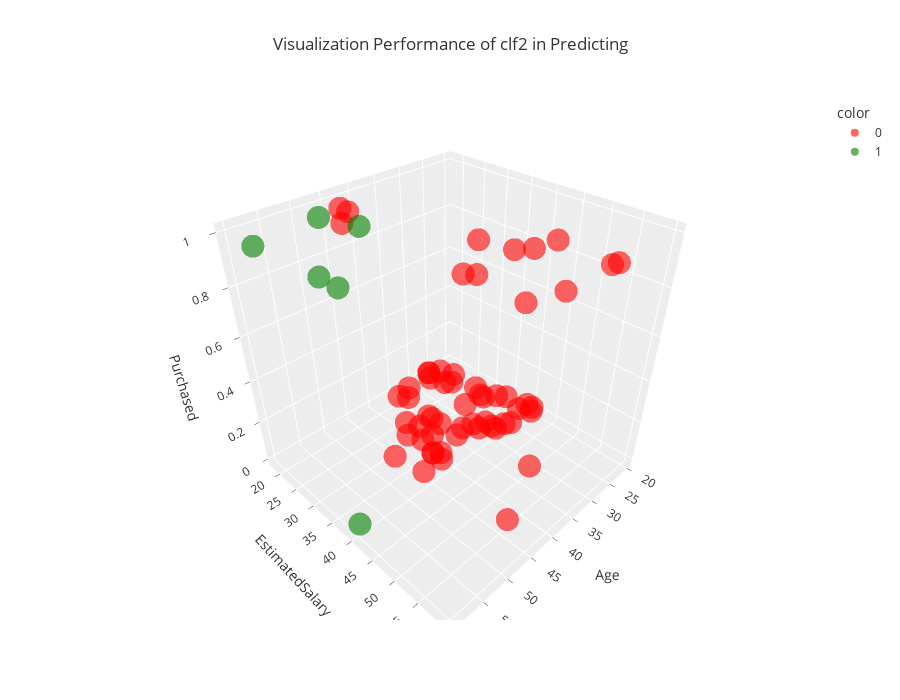

This figure's notebook cell:
### Markdown cell above
Now the performance of the model has improved and reached an accuracy of 0.81. As shown in the confusion matrix and the classification report, due to the lack of data in class 1, the accuracy of this class is low, and the 12 people who decided to purchase were wrongly predicted as class zero. However, the accuracy achieved is good.

### Code cell
%matplotlib inline
x_train, x_test, y_train, y_test = train_test_split(x2, y2, test_size=0.2, random_state=0)
x_test = np.concatenate((x_test, y_test), axis=1)
x_test = pd.DataFrame(x_test, columns=['Gender', 'Age', 'EstimatedSalary', 'Purchased'])

fig = px.scatter_3d(
    data_frame= x_test,
    x=x_test.Age,
    y=x_test.EstimatedSalary,
    z=x_test.Purchased,
    color=clf2.predict(x_test.drop('Purchased', axis=1)).astype(str),
    color_discrete_sequence={0:'red', 1:'green'},
    template='ggplot2',
    opacity=0.6,
    height=700,
    title=f'Visualization Performance of clf2 in Predicting')

pio.show(fig)

### Figure 1 — Plotly figure (JSON) as saved in the notebook; plotly's stock layout.template omitted (floating-point values rounded to 4 significant figures)
{"data": [{"hovertemplate": "color=0<br>Age=%{x}<br>EstimatedSalary=%{y}<br>Purchased=%{z}<extra></extra>", "legendgroup": "0", "marker": {"color": "red", "opacity": 0.6, "symbol": "circle"}, "mode": "markers", "name": "0", "scene": "scene", "showlegend": true, "type": "scatter3d", "x": [31, 45, 29, 24, 41, 32, 47, 35, 46, 33, 41, 38, 27, 40, 39, 24, 41, 26, 20, 38, 33, 42, 38, 32, 27, 43, 35, 48, 31, 24, 29, 20, 26, 22, 34, 21, 45, 32, 28, 26, 23, 47, 32, 39, 36, 46, 40, 29, 21, 35, 23, 22, 41, 45, 35, 25, 26, 35], "y": [35.42, 37.91, 38.22, 31.38, 35.73, 50.67, 58.13, 35.42, 31.69, 59.69, 29.2, 48.49, 19.56, 36.67, 43.2, 19.24, 35.73, 22.67, 38.84, 32.31, 34.8, 59.69, 28.89, 60, 39.47, 54.71, 31.07, 26.09, 36.98, 30.44, 36.67, 40.09, 40.09, 32.93, 21.11, 40.71, 23.29, 49.73, 30.44, 18, 22.04, 48.49, 18.93, 26.4, 50.04, 49.73, 32, 39.16, 34.49, 27.96, 28.27, 38.53, 37.91, 21.42, 19.56, 23.6, 18, 28.89], "z": [0, 0, 0, 0, 0, 1, 1, 0, 0, 1, 0, 1, 0, 0, 1, 0, 0, 0, 0, 0, 0, 1, 0, 1, 0, 0, 0, 1, 0, 0, 0, 0, 0, 0, 0, 0, 1, 0, 0, 0, 0, 1, 0, 0, 1, 1, 0, 0, 0, 0, 0, 0, 0, 1, 0, 0, 0, 0]}, {"hovertemplate": "color=1<br>Age=%{x}<br>EstimatedSalary=%{y}<br>Purchased=%{z}<extra></extra>", "legendgroup": "1", "marker": {"color": "green", "opacity": 0.6, "symbol": "circle"}, "mode": "markers", "name": "1", "scene": "scene", "showlegend": true, "type": "scatter3d", "x": [59, 59, 60, 49, 47, 59], "y": [40.71, 39.16, 23.91, 22.04, 28.58, 36.98], "z": [1, 0, 1, 1, 1, 1]}], "layout": {"height": 700, "legend": {"title": {"text": "color"}, "tracegroupgap": 0}, "scene": {"domain": {"x": [0, 1], "y": [0, 1]}, "xaxis": {"title": {"text": "Age"}}, "yaxis": {"title": {"text": "EstimatedSalary"}}, "zaxis": {"title": {"text": "Purchased"}}}, "title": {"text": "Visualization Performance of clf2 in Predicting"}}}
